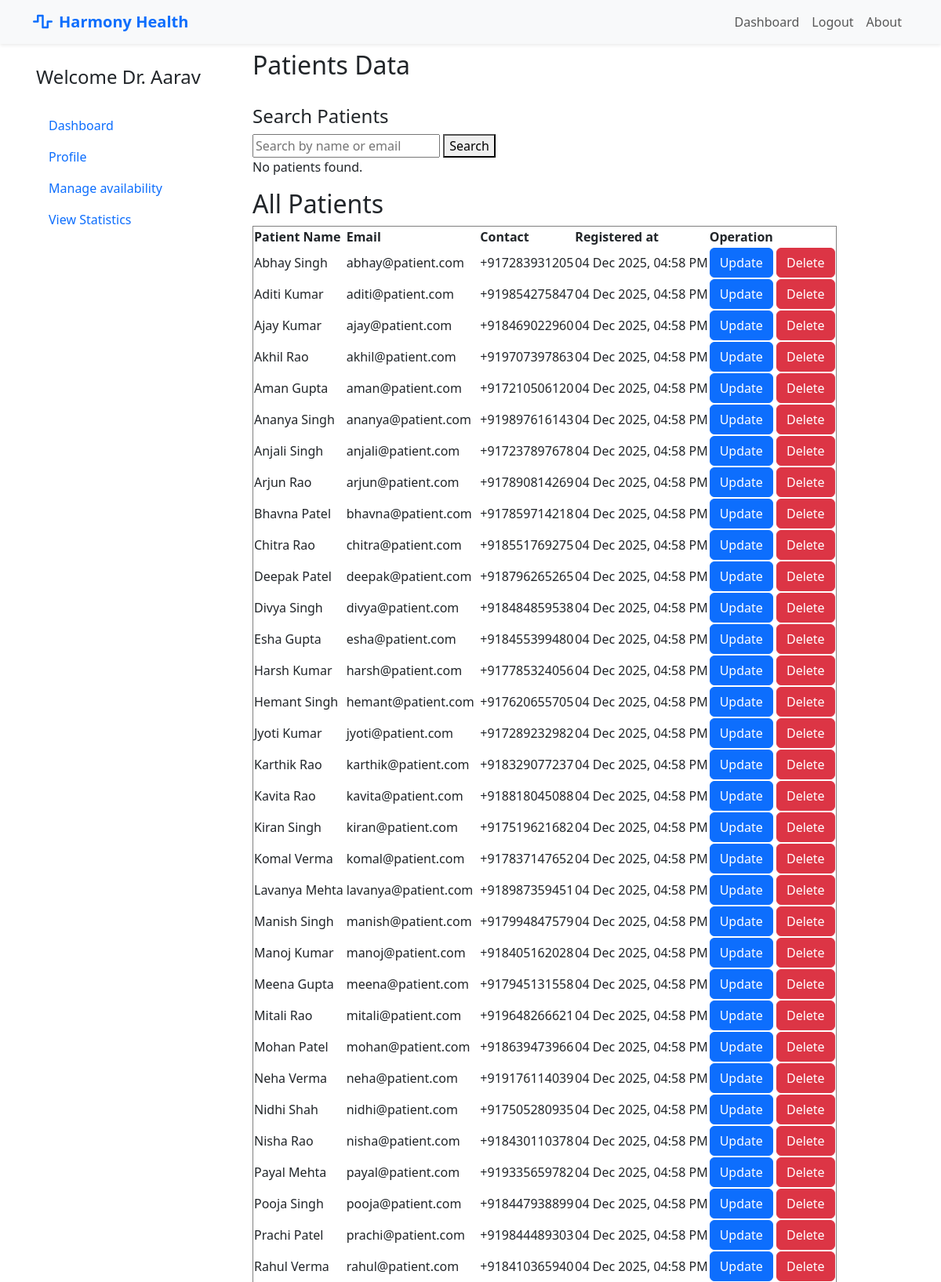
/admin/view_patients (signed in, upper part), run on the app's committed database.
### models.py (models this page shows, shortened)
class User(UserMixin, db.Model):
    __tablename__ = 'users'
    id = db.Column(db.Integer, primary_key=True)
    email = db.Column(db.String(150), unique=True, nullable=False)
    password = db.Column(db.String(200), nullable=False)
    first_name = db.Column(db.String(100), nullable=False)
    last_name = db.Column(db.String(100), nullable=False)
    created_at = db.Column(db.DateTime, default=datetime.utcnow)
    role = db.Column(db.String(20), nullable=False)
    contact_number = db.Column(db.String(100), nullable=True)
    gender = db.Column(db.String(10), nullable=True)
    dob = db.Column(db.Date, nullable=True)
    address = db.Column(db.String(255), nullable=True)
    patient_appointments = db.relationship('Appointment', foreign_keys='Appointment.patient_id', back_populates='patient', lazy=True)
    qualification = db.Column(db.String(200))
    specialization_id = db.Column(db.Integer, db.ForeignKey('departments.id'), nullable=True)
    specialization = db.relationship('Department', back_populates='doctors')
    doctor_appointments = db.relationship('Appointment', foreign_keys='Appointment.doctor_id', back_populates='doctor', lazy=True)

### routes/admin.py (the view)
@admin.route('/view_patients')
@login_required
def view_patients():
    check_user_role('admin')
    patients = User.query.filter_by(role='patient').order_by(User.first_name).all()
    return render_template('admin/patient/patients.html', patients=patients)

### app.py (called while the page is built)
def create_app():
    app = Flask(__name__)
    app.secret_key = 'app_secret_key'
    app.config['SQLALCHEMY_DATABASE_URI'] = 'sqlite:///hospital.db'
    db.init_app(app)
    bcrypt.init_app(app)
    login_manager.init_app(app)
    login_manager.login_view = 'auth.login'
    @login_manager.user_loader
    def load_user(user_id):
        return User.query.get(int(user_id))
    app.register_blueprint(auth, url_prefix='/auth')
    app.register_blueprint(admin, url_prefix='/admin')
    app.register_blueprint(doctor, url_prefix='/doctor')
    app.register_blueprint(patient, url_prefix='/patient')
    app.register_blueprint(api_bp, url_prefix='/api')
    with app.app_context():
        db.create_all()
        print('Database Created Successfully !!')
    return app

### routes/auth.py (called while the page is built)
def check_user_role(role):
    if current_user.role not in role:
        flash(f'You must be an {role} to view this page.')
        return redirect(url_for('auth.login'))

### templates/admin/patient/patients.html
{% extends "base.html" %}
{% block main %}
<h2>Patients Data</h2><br>
<div class="">
    <h4>Search Patients</h4>
    <form method="get" action="{{ url_for('admin.search_patients') }}">
        <input type="text" name="search" placeholder="Search by name or email" value="{{ query }}">
        <button type="submit">Search</button>
    </form>
    {% if results %}
  <table border="solid">
        <thead>
            <tr>
                <th>Patient Name</th>
                <th>Email</th>
                <th>Contact</th>
                <th>Registered at</th>
                <th>Operation</th>
            </tr>
        </thead>
        <tbody>
            {% for patient in results %}
            <tr>
                <td>{{ patient.first_name }} {{ patient.last_name }}</td>
                <td> {{ patient.email }} </td>
                <td> {{ patient.contact_number }} </td>
                <td> {{ patient.created_at.strftime('%d %b %Y, %I:%M %p') }}</td>
                <td>
                    <a class="btn btn-primary" href="{{ url_for('admin.update_patient', id=patient.id) }}">Update</a>
                    <a class="btn btn-danger" href="{{ url_for('admin.delete_patient', id=patient.id) }}">Delete</a>
                </td>
            </tr>
            {% endfor %}
        </tbody>
    </table>
    {% else %}
    <p>No patients found.</p>
    {% endif %}
    <h2>All Patients</h2>
    <table border="solid">
        <thead>
            <tr>
                <th>Patient Name</th>
                <th>Email</th>
                <th>Contact</th>
                <th>Registered at</th>
                <th>Operation</th>
            </tr>
        </thead>
        <tbody>
            {% for patient in patients %}
            <tr>
                <td>{{ patient.first_name }} {{ patient.last_name }}</td>
                <td> {{ patient.email }} </td>
                <td> {{ patient.contact_number }} </td>
                <td> {{ patient.created_at.strftime('%d %b %Y, %I:%M %p') }}</td>
                <td>
                    <a class="btn btn-primary" href="{{ url_for('admin.update_patient', id=patient.id) }}">Update</a>
                    <a class="btn btn-danger" href="{{ url_for('admin.delete_patient', id=patient.id) }}">Delete</a>
                </td>
            </tr>
            {% endfor %}
        </tbody>
    </table>
</div>
{% endblock %}

### templates/base.html (shortened to what this page needs)
<!DOCTYPE html>
<html lang="en">
<head>
    <link href="https://cdn.jsdelivr.net/npm/bootstrap@5.3.3/dist/css/bootstrap.min.css" rel="stylesheet"
        xintegrity="sha384-QWTKZyjpPEjISv5WaRU9OFeRpok6YctnYmDr5pNlyT2bRjXh0JMhjY6hW+ALEwIH">
    <link rel="stylesheet" href="https://cdnjs.cloudflare.com/ajax/libs/font-awesome/6.5.1/css/all.min.css">
</head>
<body class="container-sm">
    <header>
        <nav class="navbar navbar-expand-lg bg-light fixed-top shadow-sm" id="mainNavbar">
            <div class="container">
                <a class="navbar-brand text-primary fw-bold" href="{{url_for('landing_page')}}">
                    <i class="fas fa-wave-square me-2"></i>Harmony Health
                </a>
                <div class="collapse navbar-collapse" id="navbarNav">
                    <ul class="navbar-nav ms-auto">
                        {% if current_user.is_authenticated %}
                        <li class="nav-item"><a href="{{url_for( current_user.role +'.dashboard')}}" class="nav-link "
                                aria-current="page">Dashboard</a></li>
                        {% else %}
                        <li class="nav-item"><a href="{{url_for( 'landing_page')}}" class="nav-link "
                                aria-current="page">Home</a></li>
                        {% endif %}
                        {% if not current_user.is_authenticated %}
                        <li class="nav-item"><a href="{{ url_for('auth.register') }}" class="nav-link">Register</a></li>
                        <li class="nav-item"><a href="{{ url_for('auth.login') }}" class="nav-link">Login</a></li>
                        {% else %}
                        <li class="nav-item"><a href="{{ url_for('auth.logout') }}" class="nav-link">Logout</a></li>
                        {% endif %}
                        <li class="nav-item"><a href="#" class="nav-link">About</a></li>
                    </ul>
                </div>
            </div>
        </nav>
    </header>
    <div class="row md-2 mt-5 pt-3">
        <div class="d-flex flex-column flex-shrink-0 p-3  min-vh-100" style="width: 280px;">
            {% if current_user.is_authenticated %}
            {% if current_user.role =='doctor' %}
            <span class="fs-4 ">Welcome Dr. {{ current_user.first_name }}</span>
            <br>
            <ul class="nav nav-pills flex-column mb-auto">
                <li> <a href="{{url_for('doctor.dashboard')}}" class="nav-link ">
                        Dashboard
                    </a> </li>
                <li> <a href="{{url_for('doctor.profile')}}" class="nav-link ">
                        Profile
                    </a> </li>
                <li class="nav-item"> <a href="{{ url_for('doctor.availability') }}" class="nav-link "
                        aria-current="page">
                        Manage availability
                    </a> </li>
                <li> <a href="{{url_for('doctor.stats')}}" class="nav-link ">
                        View Statistics
                    </a> </li>
            </ul>
            {% endif %}
            {% endif %}
        </div>
        <div class="col">
            {% block main %}
            {% endblock %}
        </div>
    </div>
</body>
</html>

### data on the page
User: first_name "Aarav"
User: first_name "Abhay", last_name "Singh", email "abhay@patient.com", contact_number "+917283931205", created_at "04 Dec 2025, 04:58 PM"
User: first_name "Aditi", last_name "Kumar", email "aditi@patient.com", contact_number "+919854275847", created_at "04 Dec 2025, 04:58 PM"
User: first_name "Ajay", last_name "Kumar", email "ajay@patient.com", contact_number "+918469022960", created_at "04 Dec 2025, 04:58 PM"
User: first_name "Akhil", last_name "Rao", email "akhil@patient.com", contact_number "+919707397863", created_at "04 Dec 2025, 04:58 PM"
User: first_name "Aman", last_name "Gupta", email "aman@patient.com", contact_number "+917210506120", created_at "04 Dec 2025, 04:58 PM"
User: first_name "Ananya", last_name "Singh", email "ananya@patient.com", contact_number "+919897616143", created_at "04 Dec 2025, 04:58 PM"
User: first_name "Anjali", last_name "Singh", email "anjali@patient.com", contact_number "+917237897678", created_at "04 Dec 2025, 04:58 PM"
User: first_name "Arjun", last_name "Rao", email "arjun@patient.com", contact_number "+917890814269", created_at "04 Dec 2025, 04:58 PM"
User: first_name "Bhavna", last_name "Patel", email "bhavna@patient.com", contact_number "+917859714218", created_at "04 Dec 2025, 04:58 PM"
User: first_name "Chitra", last_name "Rao", email "chitra@patient.com", contact_number "+918551769275", created_at "04 Dec 2025, 04:58 PM"
User: first_name "Deepak", last_name "Patel", email "deepak@patient.com", contact_number "+918796265265", created_at "04 Dec 2025, 04:58 PM"
User: first_name "Divya", last_name "Singh", email "divya@patient.com", contact_number "+918484859538", created_at "04 Dec 2025, 04:58 PM"
User: first_name "Esha", last_name "Gupta", email "esha@patient.com", contact_number "+918455399480", created_at "04 Dec 2025, 04:58 PM"
User: first_name "Harsh", last_name "Kumar", email "harsh@patient.com", contact_number "+917785324056", created_at "04 Dec 2025, 04:58 PM"
User: first_name "Hemant", last_name "Singh", email "hemant@patient.com", contact_number "+917620655705", created_at "04 Dec 2025, 04:58 PM"
User: first_name "Jyoti", last_name "Kumar", email "jyoti@patient.com", contact_number "+917289232982", created_at "04 Dec 2025, 04:58 PM"
User: first_name "Karthik", last_name "Rao", email "karthik@patient.com", contact_number "+918329077237", created_at "04 Dec 2025, 04:58 PM"
User: first_name "Kavita", last_name "Rao", email "kavita@patient.com", contact_number "+918818045088", created_at "04 Dec 2025, 04:58 PM"
User: first_name "Kiran", last_name "Singh", email "kiran@patient.com", contact_number "+917519621682", created_at "04 Dec 2025, 04:58 PM"
User: first_name "Komal", last_name "Verma", email "komal@patient.com", contact_number "+917837147652", created_at "04 Dec 2025, 04:58 PM"
User: first_name "Lavanya", last_name "Mehta", email "lavanya@patient.com", contact_number "+918987359451", created_at "04 Dec 2025, 04:58 PM"
User: first_name "Manish", last_name "Singh", email "manish@patient.com", contact_number "+917994847579", created_at "04 Dec 2025, 04:58 PM"
User: first_name "Manoj", last_name "Kumar", email "manoj@patient.com", contact_number "+918405162028", created_at "04 Dec 2025, 04:58 PM"
User: first_name "Meena", last_name "Gupta", email "meena@patient.com", contact_number "+917945131558", created_at "04 Dec 2025, 04:58 PM"
User: first_name "Mitali", last_name "Rao", email "mitali@patient.com", contact_number "+919648266621", created_at "04 Dec 2025, 04:58 PM"
User: first_name "Mohan", last_name "Patel", email "mohan@patient.com", contact_number "+918639473966", created_at "04 Dec 2025, 04:58 PM"
User: first_name "Neha", last_name "Verma", email "neha@patient.com", contact_number "+919176114039", created_at "04 Dec 2025, 04:58 PM"
User: first_name "Nidhi", last_name "Shah", email "nidhi@patient.com", contact_number "+917505280935", created_at "04 Dec 2025, 04:58 PM"
User: first_name "Nisha", last_name "Rao", email "nisha@patient.com", contact_number "+918430110378", created_at "04 Dec 2025, 04:58 PM"
User: first_name "Payal", last_name "Mehta", email "payal@patient.com", contact_number "+919335659782", created_at "04 Dec 2025, 04:58 PM"
User: first_name "Pooja", last_name "Singh", email "pooja@patient.com", contact_number "+918447938899", created_at "04 Dec 2025, 04:58 PM"
User: first_name "Prachi", last_name "Patel", email "prachi@patient.com", contact_number "+919844489303", created_at "04 Dec 2025, 04:58 PM"
User: first_name "Rahul", last_name "Verma", email "rahul@patient.com", contact_number "+918410365940", created_at "04 Dec 2025, 04:58 PM"
